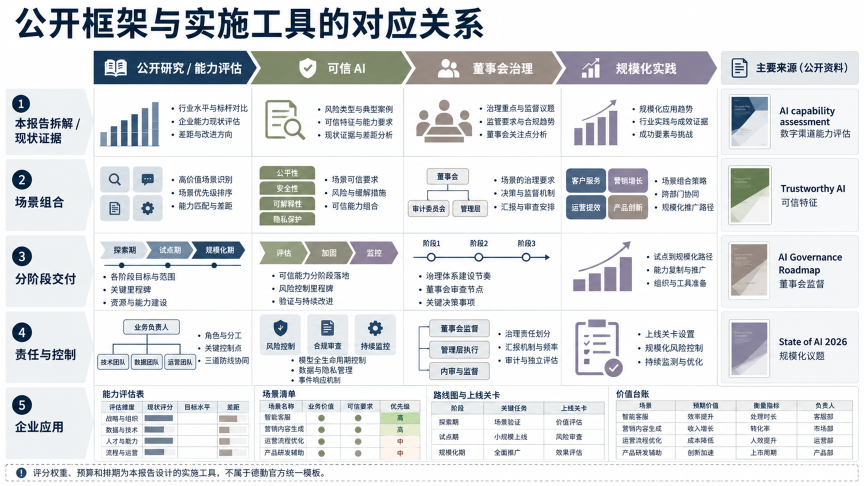
#> input picture docs/框架与实施工具/002-框架与实施工具.png, 1728 x 972 px, found by its file name (shown at 1/2 size)
$ python measure_grid.py
#> lines starting #> are read from the running program, lines starting #| are printed output that depends on the picture
#!/usr/bin/env python3
"""精确测量网格边界：扫描行列边界与颜色过渡"""
from PIL import Image
import numpy as np

img = Image.open('/home/z/my-project/upload/002-框架与实施工具.png').convert('RGB')
#> img is the input picture: PIL image 1728x972 RGB; mean R, G, B 221.4, 224, 226.6
a = np.array(img)
H, W = a.shape[:2]
#> H = 972; W = 1728

# 1) 找主内容区竖直网格线：在 y=200~880 范围扫描 x 上是否有明显的暗线（灰色 #D8.. 左右）
def col_profile(x, y1, y2):
    seg = a[y1:y2, x, :].astype(int)
    return seg.mean(axis=0)

# 网格线通常是浅灰色。扫描每一列在 y 150..900 的"非白色"像素占比
region = a[150:900, :, :].astype(int)
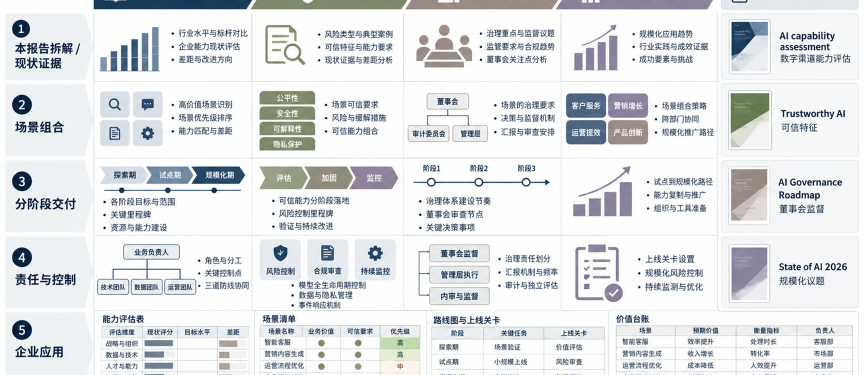
#> region: shape (750, 1728, 3) int64 (shown at 1/2 size); mean R, G, B 224.3, 226.9, 229.4
nonwhite = (region.sum(axis=2) < 720).mean(axis=0)  # 每列非白比例
#> nonwhite = 1728 values, max 0.989 at index 188, min 0 at index 0, mean 0.297
# 打印局部峰值
print("== 竖直方向上非白比例突变的候选列线 ==")
for x in range(1, W-1):
    if nonwhite[x] > 0.5 and nonwhite[x] >= nonwhite[x-1] and nonwhite[x] >= nonwhite[x+1]:
        if x < 400 or (nonwhite[x] - (nonwhite[x-3] if x>3 else 0)) > 0.05:
            pass
# 更直接：打印若干关键x处的颜色
for x in [175, 180, 455, 460, 465, 640, 645, 650, 855, 860, 865, 1035, 1040, 1045, 1215, 1220, 1225, 1395, 1400, 1405, 1410]:
    r,g,b = img.getpixel((x, 250))
    print(f"x={x:4d} y=250 #{r:02X}{g:02X}{b:02X}", end="  ")
    r,g,b = img.getpixel((x, 700))
    print(f"y=700 #{r:02X}{g:02X}{b:02X}")
#> this loop made 21 passes
#| x= 175 y=250 #ECF0F2  y=700 #EDF1F2
#| x= 180 y=250 #EEF2F3  y=700 #EDF0F2
#| x= 455 y=250 #F9F9F9  y=700 #727D8E
#| x= 460 y=250 #F1F4F6  y=700 #99A1AD
#| x= 465 y=250 #FDFDFE  y=700 #FFFFFF
#| x= 640 y=250 #FDFDFE  y=700 #E5E9EF
#| x= 645 y=250 #FFFFFF  y=700 #E0E7EB
#| x= 650 y=250 #FCFDFD  y=700 #E3E8ED
#> (further printed lines are left out)

print()
# 2) 行边界：在 x=300 处扫描 y
print("== 水平方向 x=300 处 y 上的颜色（找行边界）==")
prev = None
for y in range(90, 972, 1):
    r,g,b = img.getpixel((300, y))
    cur = (r,g,b)
    if prev and (abs(cur[0]-prev[0])+abs(cur[1]-prev[1])+abs(cur[2]-prev[2]) > 60):
        print(f"y={y:4d} {prev} -> {cur}")
    prev = cur
#> this loop made 882 passes
#> (r, g, b) on passes 1 to 3: (254, 254, 254), (254, 254, 254), (254, 254, 254)
#| y= 101 (255, 255, 255) -> (144, 162, 177)
#| y= 102 (144, 162, 177) -> (22, 58, 90)
#| y= 125 (19, 48, 77) -> (116, 132, 148)
#| y= 126 (116, 132, 148) -> (247, 248, 249)
#| y= 128 (255, 255, 255) -> (186, 194, 206)
#| y= 129 (186, 194, 206) -> (38, 69, 98)
#| y= 134 (37, 68, 98) -> (171, 185, 195)
#| y= 135 (171, 185, 195) -> (255, 255, 255)
#> (further printed lines are left out)
